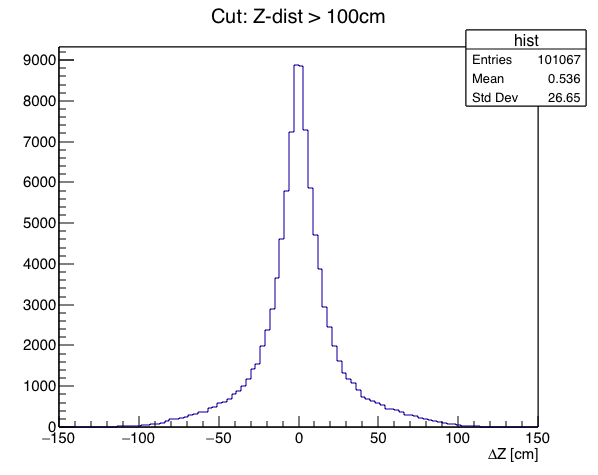

The script that drew this image:
import sys
import math
import ROOT

c = ROOT.TCanvas("c","", 600, 500)
ch = ROOT.TChain("match_tree")
ch.AddFile("ana_ophit.root")

hist = ROOT.TH1D("hist", "Cut: Z-dist > 100cm", 100, -150, 150)
hist.GetXaxis().SetTitle("#DeltaZ [cm]")

def getLength(entry):
    ch.GetEntry(entry)
    return abs(ch.mc_start_z - ch.mc_end_z)
    
ctr = 0

while 1:
    
    ch.GetEntry(ctr)
    if ch.tpc_time > -1600:
        if getLength(ctr) > 75:
            hist.Fill(ch.flash_z - ch.tpc_z)
    if ctr == ch.GetEntries():
        break
    print ctr 
    ctr += 1
hist.Draw("COLZ")
c.Update()
c.SaveAs("z_dist.png")
c.SaveAs("z_dist.C")
print "Hit <ENTER> to exit"
sys.stdin.readline()
